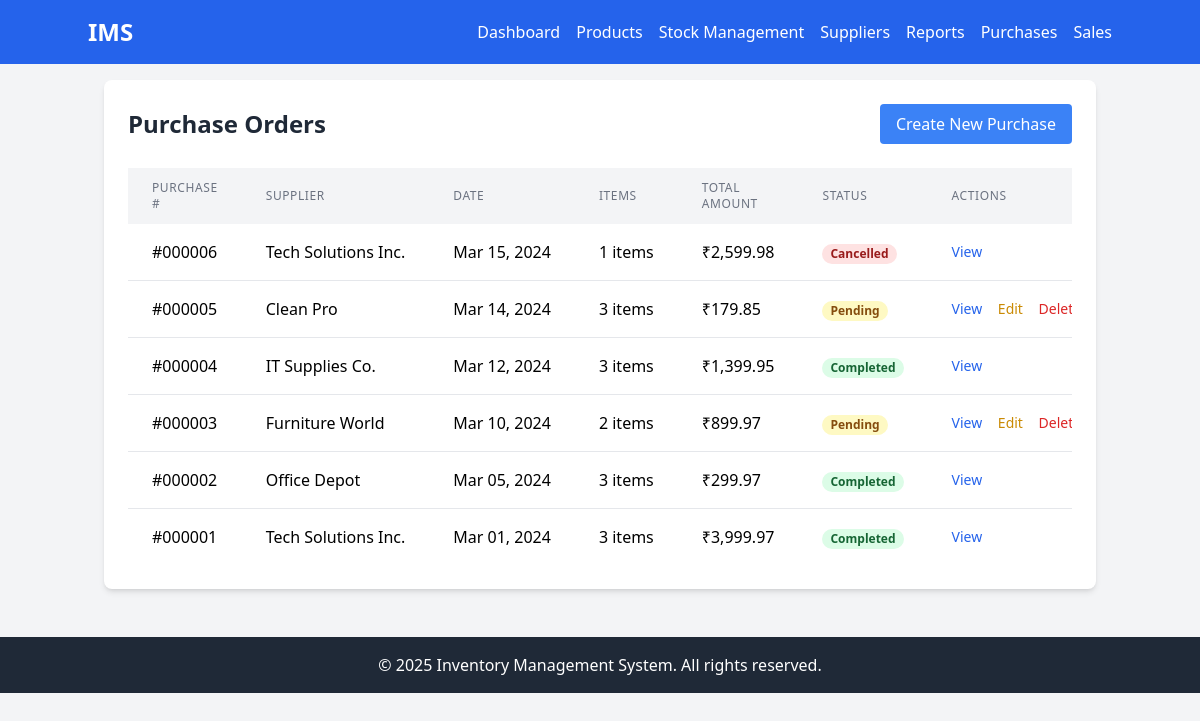
/purchases/index.php, run on the app's committed database.
### tables this page shows
CREATE TABLE IF NOT EXISTS purchases (
    id INT PRIMARY KEY AUTO_INCREMENT,
    supplier_id INT,
    purchase_date DATE NOT NULL,
    total_amount DECIMAL(10,2) NOT NULL,
    status ENUM('pending', 'completed', 'cancelled') DEFAULT 'pending',
    notes TEXT,
    created_at TIMESTAMP DEFAULT CURRENT_TIMESTAMP,
    FOREIGN KEY (supplier_id) REFERENCES suppliers(id) ON DELETE SET NULL
);

CREATE TABLE IF NOT EXISTS suppliers (
    id INT PRIMARY KEY AUTO_INCREMENT,
    name VARCHAR(100) NOT NULL,
    contact_person VARCHAR(100),
    email VARCHAR(100),
    phone VARCHAR(20),
    address TEXT,
    status ENUM('active', 'inactive') DEFAULT 'active',
    created_at TIMESTAMP DEFAULT CURRENT_TIMESTAMP
);

### purchases/index.php (the view, shortened to what this page needs)
<?php
require_once '../includes/config.php';
require_once '../includes/header.php';
$purchases = $conn->query("
    SELECT p.*, s.name as supplier_name,
           (SELECT COUNT(*) FROM purchase_items WHERE purchase_id = p.id) as item_count
    FROM purchases p
    LEFT JOIN suppliers s ON p.supplier_id = s.id
    ORDER BY p.purchase_date DESC
");
?>
<div class="bg-white rounded-lg shadow-md p-6">
    <div class="flex justify-between items-center mb-6">
        <h1 class="text-2xl font-bold text-gray-800">Purchase Orders</h1>
        <a href="add.php" class="bg-blue-500 text-white px-4 py-2 rounded hover:bg-blue-600">Create New Purchase</a>
    </div>
    <div class="overflow-x-auto">
        <table class="min-w-full bg-white">
            <thead>
                <tr class="bg-gray-100">
                    <th class="px-6 py-3 text-left text-xs font-medium text-gray-500 uppercase tracking-wider">Purchase #</th>
                    <th class="px-6 py-3 text-left text-xs font-medium text-gray-500 uppercase tracking-wider">Supplier</th>
                    <th class="px-6 py-3 text-left text-xs font-medium text-gray-500 uppercase tracking-wider">Date</th>
                    <th class="px-6 py-3 text-left text-xs font-medium text-gray-500 uppercase tracking-wider">Items</th>
                    <th class="px-6 py-3 text-left text-xs font-medium text-gray-500 uppercase tracking-wider">Total Amount</th>
                    <th class="px-6 py-3 text-left text-xs font-medium text-gray-500 uppercase tracking-wider">Status</th>
                    <th class="px-6 py-3 text-left text-xs font-medium text-gray-500 uppercase tracking-wider">Actions</th>
                </tr>
            </thead>
            <tbody class="divide-y divide-gray-200">
                <?php while ($purchase = $purchases->fetch_assoc()): ?>
                    <tr>
                        <td class="px-6 py-4 whitespace-nowrap">#<?php echo str_pad($purchase['id'], 6, '0', STR_PAD_LEFT); ?></td>
                        <td class="px-6 py-4 whitespace-nowrap"><?php echo htmlspecialchars($purchase['supplier_name']); ?></td>
                        <td class="px-6 py-4 whitespace-nowrap"><?php echo date('M d, Y', strtotime($purchase['purchase_date'])); ?></td>
                        <td class="px-6 py-4 whitespace-nowrap"><?php echo $purchase['item_count']; ?> items</td>
                        <td class="px-6 py-4 whitespace-nowrap">₹<?php echo number_format($purchase['total_amount'], 2); ?></td>
                        <td class="px-6 py-4 whitespace-nowrap">
                            <span class="px-2 inline-flex text-xs leading-5 font-semibold rounded-full
                                <?php
                                echo match($purchase['status']) {
                                    'completed' => 'bg-green-100 text-green-800',
                                    'cancelled' => 'bg-red-100 text-red-800',
                                    default => 'bg-yellow-100 text-yellow-800'
                                };
                                ?>">
                                <?php echo ucfirst($purchase['status']); ?>
                            </span>
                        </td>
                        <td class="px-6 py-4 whitespace-nowrap text-sm font-medium">
                            <a href="view.php?id=<?php echo $purchase['id']; ?>" class="text-blue-600 hover:text-blue-900 mr-3">View</a>
                            <?php if ($purchase['status'] === 'pending'): ?>
                                <a href="edit.php?id=<?php echo $purchase['id']; ?>" class="text-yellow-600 hover:text-yellow-900 mr-3">Edit</a>
                                <a href="index.php?delete=<?php echo $purchase['id']; ?>" class="text-red-600 hover:text-red-900"
                                   onclick="return confirm('Are you sure you want to delete this purchase?')">Delete</a>
                            <?php endif; ?>
                        </td>
                    </tr>
                <?php endwhile; ?>
            </tbody>
        </table>
    </div>
</div>
<?php require_once '../includes/footer.php'; ?>

### data on the page
purchases: id "000006", supplier.name "Tech Solutions Inc.", purchase_date "Mar 15, 2024", item_count "1", total_amount "2,599.98", status "Cancelled"
purchases: id "000005", supplier.name "Clean Pro", purchase_date "Mar 14, 2024", item_count "3", total_amount "179.85", status "Pending"
purchases: id "000004", supplier.name "IT Supplies Co.", purchase_date "Mar 12, 2024", item_count "3", total_amount "1,399.95", status "Completed"
purchases: id "000003", supplier.name "Furniture World", purchase_date "Mar 10, 2024", item_count "2", total_amount "899.97", status "Pending"
purchases: id "000002", supplier.name "Office Depot", purchase_date "Mar 05, 2024", item_count "3", total_amount "299.97", status "Completed"
purchases: id "000001", supplier.name "Tech Solutions Inc.", purchase_date "Mar 01, 2024", item_count "3", total_amount "3,999.97", status "Completed"
